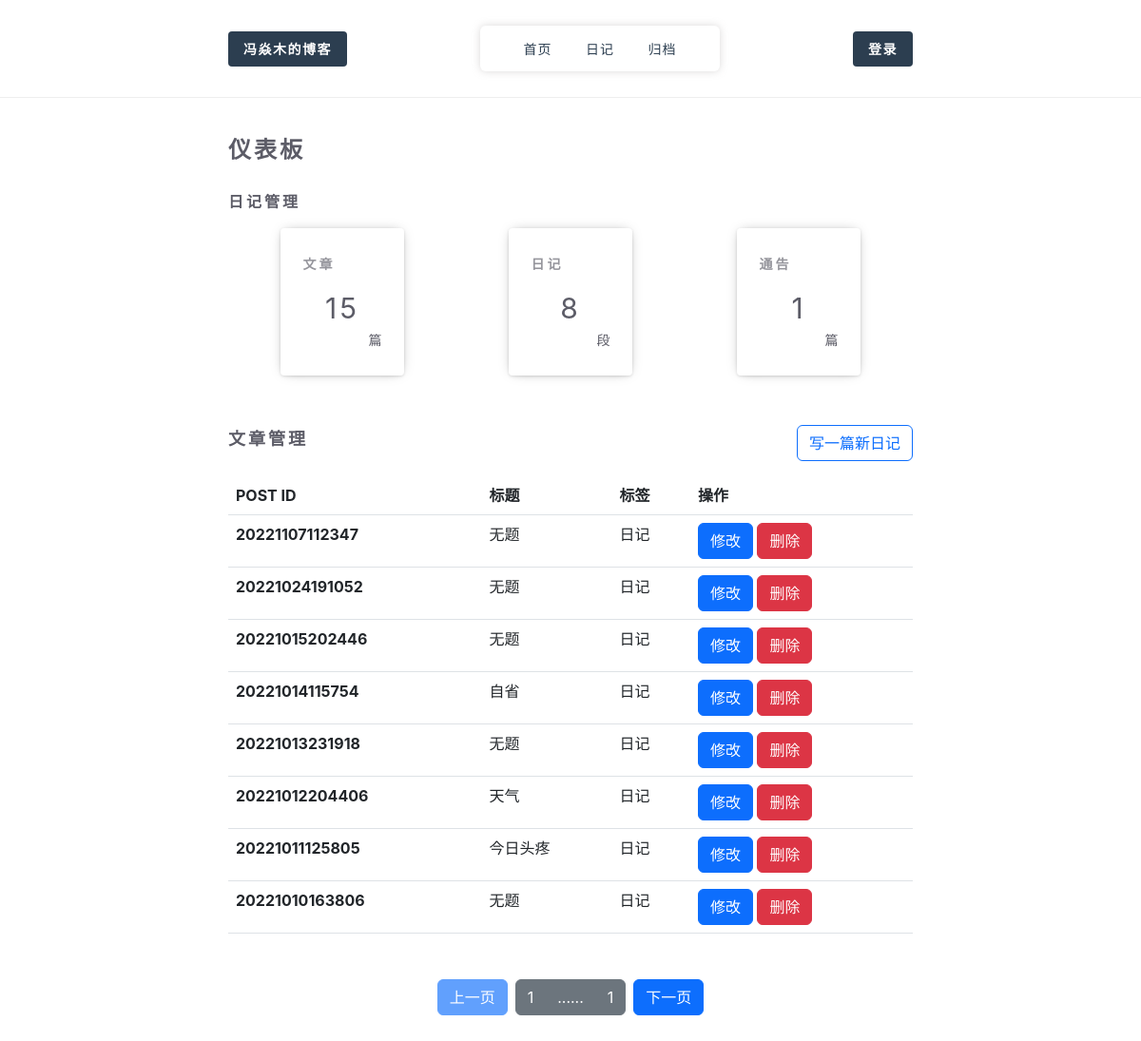
Page /admin/daily/page/1 on the committed database.
### tables this page shows
CREATE TABLE POST(pid         CHAR(50)  PRIMARY KEY       NOT NULL,title       CHAR(100)                   NOT NULL,content     TEXT                        NOT NULL,tags        TEXT                        NOT NULL,author      CHAR(100)                   NOT NULL,create_date CHAR(50)                    NOT NULL,views       INT                         NOT NULL,visible     INT                         NOT NULL,is_top      INT                         NOT NULL);

### core/views/admin.py (the view)
@bp.route("/")
@bp.route("/<string:view>/page/<int:page>", methods=['POST','GET'])
def article(view="aritcle",page=1):
    page -= 1
    if view == "daily":
        condition = "tags == '日记'"
    elif view == "notice":
        condition = "tags == '公告'"
    else:
        condition = "tags != '日记' and tags != '公告'"
    post = select_table(
        modle=PostModle(),
        condition=condition,
        order_by='pid desc,create_date desc',
        limit=10,
        offset=page*10
    )
    post_count = select_table(
        col=['count(*)'],
        modle=PostModle(),
        condition="tags != '日记' and tags != '公告'",
        limit=1
    )['count(*)']
    print(post_count)
    daily_count = select_table(
        col=['count(*)'],
        modle=PostModle(),
        condition="tags == '日记'",
        limit=1
    )['count(*)']
    notice_count = select_table(
        col=['count(*)'],
        modle=PostModle(),
        condition="tags == '公告'",
        limit=1
    )['count(*)']
    print(post)
    return render_template(
        "admin_article.html",
        post=post,
        post_count=post_count,
        daily_count=daily_count,
        notice_count=notice_count
    )

### core/lib/Config/__init__.py (called while the page is built)
def get_config(config_file=None):
    if config_file is None:
        config_file="config.json"
    with open(config_file, "r", encoding="utf-8") as f:
        config_data = json.load(f)
    return config_data

### core/lib/Db/Db.py (called while the page is built)
def get_db(config_file=None):
    config = get_config(config_file)
    conn = sqlite3.connect(config['db_name'] + ".db")
    return conn

### core/templates/admin_article.html (shortened to what this page needs)
{% extends 'admin.html' %}
{% block table %}
<div class="AdminArticleList">
        <div class="header">
            <div class="title"><h3>文章管理</h3></div>
            <a href="/admin/editor"><button type="button" class="btn btn-outline-primary new_post_button" >写一篇新文章</button></a>
        </div>
        <div class="content">
            <table class="table table-hover ">
              <thead>
                <tr>
                  <th scope="col">POST ID</th>
                  <th scope="col">标题</th>
                  <th scope="col">标签</th>
                  <th scope="col">操作</th>
                </tr>
              </thead>
              <tbody>
              {% for item in post %}
               <tr>
                  <th scope="row">{{ item['pid'] }}</th>
                  <td>{{ item['title'] }}</td>
                  <td>{{ item['tags'] }}</td>
                  <td>
                      <a href="/admin/editor/{{ item['pid'] }}"><button type="button" class="btn btn-primary">修改</button></a>
                      <button type="button" tag="{{ item['pid'] }}" class="btn btn-danger" onclick="delete_post(this)">删除</button>
                  </td>
                </tr>
              {% endfor %}
              </tbody>
            </table>
            <div class="btn-toolbar" role="toolbar" aria-label="Toolbar with button groups">
              <div class="btn-group me-2" role="group" aria-label="First group">
                <button type="button" class="btn btn-primary disabled" id="previous" onclick="pervious()"> 上一页 </button>
              </div>
              <div id="page_list" class="btn-group me-2" role="group" aria-label="Second group">
                <button type="button" class="btn btn-secondary " id="crrent_page">1</button>
                <button type="button" class="btn btn-secondary" id="anthor_page">......</button>
                <a class="btn btn-secondary" href="" id="last_page">1</a>
              </div>
              <div class="btn-group" role="group" aria-label="Third group">
                <button type="button" class="btn btn-primary" id="next" onclick="next()"> 下一页 </button>
              </div>
            </div>
        </div>
</div>
{% endblock %}

### core/static/js/katex/katex.css (style rules this page uses)
body { counter-reset: katexEqnNo mmlEqnNo; }

### core/static/css/main.css (style rules this page uses)
body { margin: 0; font-family: -apple-system, BlinkMacSystemFont, "Segoe UI", "Roboto", "Oxygen", "Ubuntu", "Cantarell", "Fira Sans", "Droid Sans", "Helvetica Neue", sans-serif; -webkit-font-smoothing: antialiased; -moz-osx-font-smoothing: grayscale; }
.AdminView .header { margin-bottom: 1em; letter-spacing: 3px; font-size: 24px; font-weight: 700; color: #5c5c67; }
.AdminView .header h3 { font-size: 18px; font-weight: bold; }
.AdminView .main a { text-decoration: none; }
.AdminView .main .header { display: flex; font-size: 16px; align-items: center; justify-content: space-between; }
.AdminView .main .AdminArticleList .content .btn-toolbar { margin: 3em 0; justify-content: center; }

### rows in the picture
POST: pid "20221107112347", title "无题", tags "日记"
POST: pid "20221024191052", title "无题", tags "日记"
POST: pid "20221015202446", title "无题", tags "日记"
POST: pid "20221014115754", title "自省", tags "日记"
POST: pid "20221013231918", title "无题", tags "日记"
POST: pid "20221012204406", title "天气", tags "日记"
POST: pid "20221011125805", title "今日头疼", tags "日记"
POST: pid "20221010163806", title "无题", tags "日记"

### other values in the picture
{{ post_count }} "15"
{{ daily_count }} "8"
{{ notice_count }} "1"
